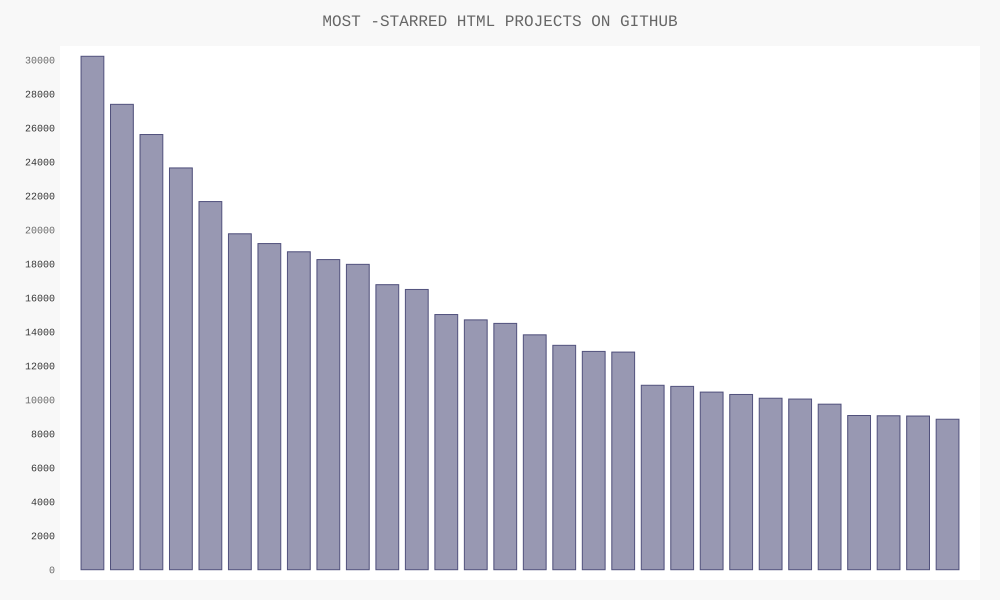

Generate this figure with Python:
import requests
import pygal
from pygal.style import LightColorizedStyle as LCS, LightenStyle as LS

# Make an API call, and store the response.
url = 'https://api.github.com/search/repositories?q=language:html&sort=stars'
r = requests.get(url)
print("Status code:", r.status_code)

# Store API response in a variable.
response_dict = r.json()
print("Total repositories:", response_dict['total_count'])

# Explore information about the repositories.
repo_dicts = response_dict['items']

#create 2 empty lists for storing names and no. of stars.
names, plot_dicts = [], []
for repo_dict in repo_dicts:
	names.append(repo_dict['name'])
	description = repo_dict['description']
	if not description:
		description = 'No description provided'
	
	plot_dict = {
			'value': repo_dict['stargazers_count'],
			'label': description,
			'xlink': repo_dict['html_url'],
			}
	plot_dicts.append(plot_dict)
		
#make visualization
my_style = LS('#333366', base_style = LCS)

my_config = pygal.Config()
my_config.x_label_rotation = 45
my_config.show_legend = False
my_config.title_font_size = 24
#minor axis refers to x-axis
my_config.label_font_size = 14
#major axis refers to y-axis
my_config.major_label_font_size = 18
#we use truncate to shorten the longer project names to 15 characters
my_config.truncate_label = 15
my_config.show_y_guides = False
my_config.width = 1000

#make a bar plot using bar method
chart = pygal.Bar(my_config, style = my_style)
chart.title = 'MOST -STARRED HTML PROJECTS ON GITHUB'
chart.x_label = names
chart.add(' ', plot_dicts)
chart.render_to_file('html_repos.svg')
''' 

print("repositories returned: ",len(repo_dicts))
print("SELECTED INFORMATION ABOUT EACH REPOSITORY:")
#loop through each of repository.
for repo_dict in repo_dicts:
	print("\nNAME:", repo_dict['name'])
	print("OWNER:", repo_dict['owner']['login'])
	print("STARS:", repo_dict['stargazers_count'])
	print("REPOSITORY:", repo_dict['html_url'])
	print("CREATED:", repo_dict['created_at'])
	print("UPDATED:", repo_dict['updated_at'])
	print("DESCRIPTION:", repo_dict['description'])

'''
